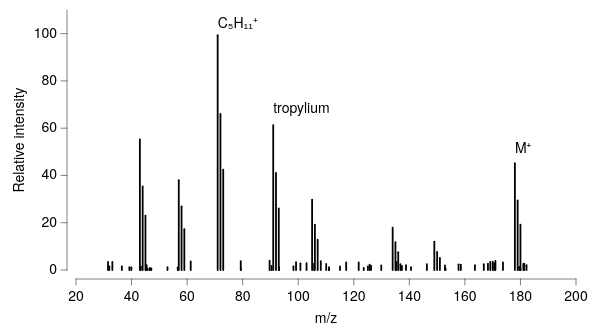

Describe this chart as a Vega-Lite specification.
### Vega-Lite specification from a JSON file in a GitHub repository (floating-point values rounded to 4 significant figures)
{"background": null, "config": {"arc": {"fill": "#DBDBDB", "fillOpacity": 1.0, "innerRadius": 32.5, "padAngle": 0.03, "stroke": "black", "strokeOpacity": 1, "strokeWidth": 0.25}, "area": {"fill": "#DBDBDB", "fillOpacity": 1.0, "stroke": "black", "strokeOpacity": 1, "strokeWidth": 0.25}, "axis": {"domain": true, "domainCap": "round", "domainColor": "black", "domainWidth": 0.25, "grid": false, "gridCap": "round", "gridColor": "#F1F1F1", "gridDash": [0, 0], "gridOpacity": 1.0, "gridWidth": 0.25, "labelColor": "black", "labelFont": "Helvetica Neue, HelveticaNeue, Helvetica, Arial, sans-serif", "labelFontSize": 7, "labelFontStyle": "normal", "labelFontWeight": 400, "offset": 4.5, "ticks": true, "tickCap": "round", "tickColor": "black", "tickRound": false, "tickSize": 3, "tickWidth": 0.25, "titleColor": "black", "titleFont": "Helvetica Neue, HelveticaNeue, Helvetica, Arial, sans-serif", "titleFontSize": 7, "titleFontStyle": "normal", "titleFontWeight": 400}, "axisX": {"domain": true, "labelAlign": "center", "labelAngle": 0, "labels": true, "ticks": true, "translate": 0}, "axisY": {"domain": true, "labelAlign": "right", "labelAngle": 0, "labels": true, "ticks": true, "translate": 0}, "axisRight": {"domain": true, "labelAlign": "left", "labelAngle": 0, "labels": true, "ticks": true, "translate": 0}, "axisTop": {"domain": true, "labelAlign": "center", "labelAngle": 0, "labels": true, "ticks": true, "translate": 0}, "axisBand": {"tickOffset": 0}, "bar": {"fill": "#DBDBDB", "fillOpacity": 1.0, "stroke": "black", "strokeOpacity": 1, "strokeWidth": 0.25}, "boxplot": {"size": 11.7, "ticks": {"cornerRadius": 0.25, "fill": "black", "opacity": 1, "size": 5.85, "thickness": 0.25}, "box": {"fillOpacity": 1.0, "stroke": "black", "strokeOpacity": 1, "strokeWidth": 0.25}, "median": {"cornerRadius": 0, "fill": "black", "fillOpacity": 1.0, "opacity": 1, "size": 11.7, "thickness": 0.25}, "rule": {"fill": "black", "fillOpacity": 1.0, "size": 13.0, "stroke": "black", "strokeDash": [0, 0], "strokeOpacity": 1, "strokeWidth": 0.25}, "outliers": {"color": "black", "fill": "black", "fillOpacity": 1.0, "size": 0, "stroke": "black", "strokeOpacity": 1, "strokeWidth": 0.25}}, "circle": {"fill": "black", "fillOpacity": 1.0, "size": 1.625, "stroke": null, "strokeOpacity": 1, "strokeWidth": 0.25}, "errorband": {"band": {"fillOpacity": 0.6, "stroke": null, "strokeWidth": 0.25, "strokeOpacity": 1}, "borders": {"opacity": 0, "strokeOpacity": 0.25, "strokeWidth": 1}}, "errorbar": {"opacity": 1, "rule": {"strokeDash": [0, 0], "strokeWidth": 0.25}, "ticks": {"color": "black", "cornerRadius": 0.125, "opacity": 1, "size": 7.8, "thickness": 0.25}, "thickness": 0.25}, "font": "Helvetica Neue, HelveticaNeue, Helvetica, Arial, sans-serif", "geoshape": {"fill": "#DBDBDB", "fillOpacity": 1.0, "stroke": "black", "strokeOpacity": 1, "strokeWidth": 0.25}, "header": {"labelColor": "black", "labelFont": "Helvetica Neue, HelveticaNeue, Helvetica, Arial, sans-serif", "labelFontSize": 7, "labelFontStyle": "normal", "labelFontWeight": 400, "titleColor": "black", "titleFont": "Helvetica Neue, HelveticaNeue, Helvetica, Arial, sans-serif", "titleFontSize": 7, "titleFontStyle": "normal", "titleFontWeight": 400, "titlePadding": 0}, "legend": {"disable": false, "offset": 4.5, "titlePadding": 4, "labelOffset": 2, "gradientLabelOffset": 2, "gradientLength": 65.0, "gradientThickness": 6.5, "gradientOpacity": 1.0, "gradientStrokeColor": "black", "gradientStrokeWidth": 0.25, "labelColor": "black", "labelFont": "Helvetica Neue, HelveticaNeue, Helvetica, Arial, sans-serif", "labelFontSize": 7, "labelFontStyle": "normal", "labelFontWeight": 400, "strokeColor": "black", "strokeWidth": 0, "symbolSize": 42, "symbolStrokeColor": "black", "symbolStrokeWidth": 0.25, "titleColor": "black", "titleFont": "Helvetica Neue, HelveticaNeue, Helvetica, Arial, sans-serif", "titleFontSize": 7, "titleFontStyle": "normal", "titleFontWeight": 400}, "line": {"color": "black", "stroke": "black", "strokeCap": "butt", "strokeDash": [0, 0], "strokeOpacity": 1, "strokeWidth": 0.5}, "point": {"filled": true, "fill": "#DBDBDB", "fillOpacity": 1.0, "size": 6.5, "stroke": "black", "strokeOpacity": 1, "strokeWidth": 0.25}, "range": {"category": ["#B2B2B2", "#636363", "#4A7CD3", "#008542", "#382864", "#509F98", "#284F93", "#005226", "#A398D6", "#173633"], "diverging": {"scheme": ["#443E60", "#5F597E", "#7C759B", "#9994B6", "#B7B4CC", "#D6D5DC", "#F6F6F6", "#D1DAD9", "#A4C2BF", "#7AA9A4", "#578E89", "#37736E", "#1B5954"]}, "heatmap": {"scheme": ["#32022B", "#43044D", "#4C196E", "#4D338C", "#484DA6", "#3A68BB", "#1D83CA", "#1D9CCB", "#23B5C9", "#28CDC5", "#4DE0B4", "#91EE9F"]}, "ordinal": {"scheme": ["#F1F1F1", "#DBDBDB", "#C6C6C6", "#B2B2B2", "#9D9D9D", "#898989", "#767676", "#636363", "#515151", "#404040", "#2F2F2F", "#1F1F1F"]}, "ramp": {"scheme": ["#32022B", "#43044D", "#4C196E", "#4D338C", "#484DA6", "#3A68BB", "#1D83CA", "#1D9CCB", "#23B5C9", "#28CDC5", "#4DE0B4", "#91EE9F"]}}, "rule": {"color": "black", "stroke": "black", "strokeCap": "round", "strokeDash": [2, 2], "strokeOpacity": 1, "strokeWidth": 0.25}, "scale": {"bandPaddingInner": 0.1, "bandPaddingOuter": 0.1, "round": false}, "rect": {"fill": "#DBDBDB", "fillOpacity": 1.0, "stroke": "black", "strokeOpacity": 1, "strokeWidth": 0.25}, "square": {"fill": "#DBDBDB", "fillOpacity": 1.0, "size": 13.0, "stroke": "black", "strokeOpacity": 1, "strokeWidth": 0.25}, "text": {"color": "black", "font": "Helvetica Neue, HelveticaNeue, Helvetica, Arial, sans-serif", "fontSize": 7, "fontStyle": "normal", "fontWeight": 400}, "tick": {"color": "black", "cornerRadius": 0.125, "opacity": 1.0, "size": 11.7, "thickness": 0.25}, "title": {"anchor": "middle", "frame": "group", "color": "black", "font": "Helvetica Neue, HelveticaNeue, Helvetica, Arial, sans-serif", "fontSize": 7, "fontStyle": "normal", "fontWeight": 400, "subtitleColor": "black", "subtitleFont": "Helvetica Neue, HelveticaNeue, Helvetica, Arial, sans-serif", "subtitleFontSize": "Helvetica Neue, HelveticaNeue, Helvetica, Arial, sans-serif", "subtitleFontStyle": "normal", "subtitleFontWeight": 400}, "trail": {"color": "black", "opacity": 1, "size": 0.5}, "view": {"continuousWidth": 250, "continuousHeight": 130, "discreteWidth": 250, "discreteHeight": 130, "fill": null, "stroke": null, "strokeWidth": 0.25}}, "layer": [{"data": {"name": "data-d1e9cbef3d0b0f036dea6edf8213fc8b"}, "mark": {"type": "rule", "strokeDash": [0, 0], "strokeWidth": 0.9}, "encoding": {"x": {"field": "mz", "scale": {"domain": [25, 190]}, "title": "m/z", "type": "quantitative"}, "y": {"field": "intensity", "scale": {"domain": [0, 108]}, "title": "Relative intensity", "type": "quantitative"}}}, {"layer": [{"data": {"values": [{"__dysonsphere__": 1}]}, "mark": {"type": "text", "align": "left", "angle": 0, "baseline": "middle", "dx": 0, "dy": 0, "opacity": 1.0}, "encoding": {"text": {"value": "C₅H₁₁⁺"}, "x": {"datum": 71.0}, "y": {"datum": 104.0}}}, {"data": {"values": [{"__dysonsphere__": 1}]}, "mark": {"type": "text", "align": "left", "angle": 0, "baseline": "middle", "dx": 0, "dy": 0, "opacity": 1.0}, "encoding": {"text": {"value": "tropylium"}, "x": {"datum": 91.0}, "y": {"datum": 68.0}}}, {"data": {"values": [{"__dysonsphere__": 1}]}, "mark": {"type": "text", "align": "left", "angle": 0, "baseline": "middle", "dx": 0, "dy": 0, "opacity": 1.0}, "encoding": {"text": {"value": "M⁺"}, "x": {"datum": 178.0}, "y": {"datum": 51.0}}}]}], "$schema": "https://vega.github.io/schema/vega-lite/v6.4.1.json", "datasets": {"data-d1e9cbef3d0b0f036dea6edf8213fc8b": [{"mz": 43.0, "intensity": 55.21}, {"mz": 44.0, "intensity": 35.38}, {"mz": 45.0, "intensity": 23.05}, {"mz": 57.0, "intensity": 38.05}, {"mz": 58.0, "intensity": 26.94}, {"mz": 59.0, "intensity": 17.29}, {"mz": 71.0, "intensity": 99.35}, {"mz": 72.0, "intensity": 66.01}, {"mz": 73.0, "intensity": 42.49}, {"mz": 91.0, "intensity": 61.31}, {"mz": 92.0, "intensity": 41.09}, {"mz": 93.0, "intensity": 26.03}, {"mz": 105.0, "intensity": 29.8}, {"mz": 106.0, "intensity": 19.19}, {"mz": 107.0, "intensity": 12.79}, {"mz": 134.0, "intensity": 17.96}, {"mz": 135.0, "intensity": 11.83}, {"mz": 136.0, "intensity": 7.513}, {"mz": 149.0, "intensity": 12.03}, {"mz": 150.0, "intensity": 7.661}, {"mz": 151.0, "intensity": 5.155}, {"mz": 178.0, "intensity": 45.17}, {"mz": 179.0, "intensity": 29.44}, {"mz": 180.0, "intensity": 19.17}, {"mz": 79.31, "intensity": 3.735}, {"mz": 103.0, "intensity": 2.928}, {"mz": 46.62, "intensity": 0.8659}, {"mz": 61.3, "intensity": 3.596}, {"mz": 135.4, "intensity": 3.472}, {"mz": 129.9, "intensity": 1.923}, {"mz": 110.1, "intensity": 2.577}, {"mz": 163.6, "intensity": 2.034}, {"mz": 168.3, "intensity": 2.648}, {"mz": 158.6, "intensity": 2.243}, {"mz": 137.3, "intensity": 1.687}, {"mz": 111.0, "intensity": 1.257}, {"mz": 45.61, "intensity": 0.6351}, {"mz": 138.8, "intensity": 2.098}, {"mz": 169.1, "intensity": 3.423}, {"mz": 89.69, "intensity": 3.908}, {"mz": 121.8, "intensity": 3.181}, {"mz": 93.12, "intensity": 1.187}, {"mz": 56.63, "intensity": 1.134}, {"mz": 123.6, "intensity": 0.8942}, {"mz": 33.09, "intensity": 3.415}, {"mz": 45.41, "intensity": 2.077}, {"mz": 105.7, "intensity": 2.671}, {"mz": 108.1, "intensity": 3.781}, {"mz": 146.3, "intensity": 2.511}, {"mz": 125.7, "intensity": 2.273}, {"mz": 179.5, "intensity": 1.293}, {"mz": 136.8, "intensity": 2.443}, {"mz": 36.51, "intensity": 1.537}, {"mz": 173.7, "intensity": 3.246}, {"mz": 31.99, "intensity": 1.538}, {"mz": 31.52, "intensity": 3.396}, {"mz": 47.11, "intensity": 0.7011}, {"mz": 182.2, "intensity": 2.061}, {"mz": 79.35, "intensity": 0.6715}, {"mz": 90.39, "intensity": 1.781}, {"mz": 111.1, "intensity": 0.5237}, {"mz": 52.93, "intensity": 1.235}, {"mz": 98.28, "intensity": 1.558}, {"mz": 125.1, "intensity": 1.499}, {"mz": 171.0, "intensity": 3.867}, {"mz": 39.21, "intensity": 1.232}, {"mz": 117.3, "intensity": 3.197}, {"mz": 39.92, "intensity": 1.147}, {"mz": 100.8, "intensity": 2.84}, {"mz": 170.0, "intensity": 3.534}, {"mz": 153.0, "intensity": 0.6846}, {"mz": 181.4, "intensity": 2.651}, {"mz": 43.35, "intensity": 1.392}, {"mz": 126.2, "intensity": 1.85}, {"mz": 99.22, "intensity": 3.316}, {"mz": 157.7, "intensity": 2.414}, {"mz": 152.8, "intensity": 1.921}, {"mz": 181.0, "intensity": 2.618}, {"mz": 180.0, "intensity": 0.654}, {"mz": 166.8, "intensity": 2.458}, {"mz": 140.6, "intensity": 1.174}, {"mz": 115.0, "intensity": 1.512}, {"mz": 46.35, "intensity": 0.5112}, {"mz": 170.6, "intensity": 2.848}]}}
